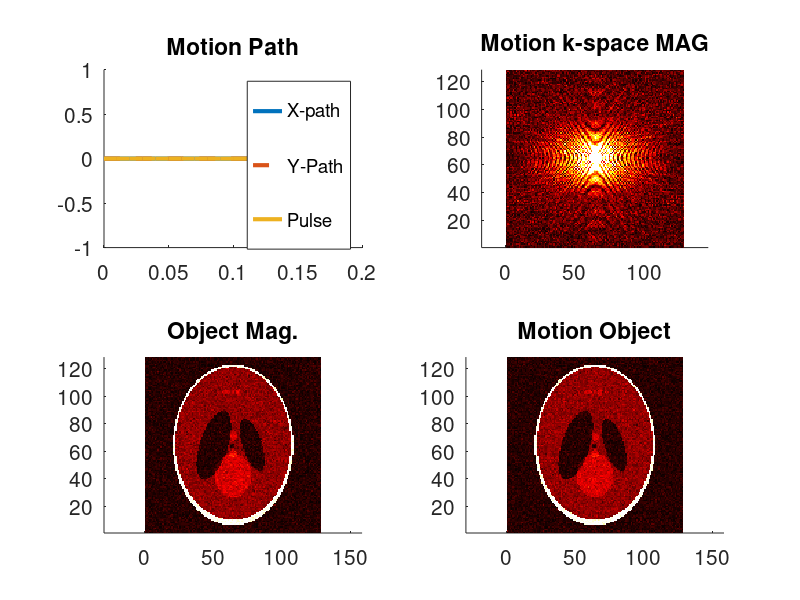

Reproduce this figure in MATLAB.
%% This script demonstrates the impact of steady and pulsatile motion on
%  both images and k-space.
%
% DBE@STANFORD.EDU (April 2020) for Rad229

%% Set-up some default parameters
N=128;               % Matrix is NxN (then padded later to accomodate motion)
dt=10e-3;            % Time step
N_step=16;           % Number of time steps
dur=dt*(N_step-1);   % Duration of motion
t=0:dt:dur;          % Time vector during motion

%% Pulsatile "vessel" signal frequency and amplitude
% Small vessel; non-pulsatile
f_p=0;     % Pulse frequency
A_p=0;     % Pulse amplitude
pix_p=1;   % Pixel "radius"

% Intermediate vessel; pulsatile
% f_p=4;   % Pulse frequency
% A_p=10;  % Pulse amplitude
% pix_p=3; % Pixel "radius"

%% Define the motion field
dy_max=round(0);     % No Y-displacement
% dy_max=round(6);     % Small y-displacement
% dy_max=round(48);    % Large y-displacement
yt=dy_max.*([0.00 0.00 0.00 0.00 0.33 0.33 0.33 0.33 0.67 0.67 0.67 0.67 1.00 1.00 1.00 1.00]);

% No X-displacement
dx_max=round(0);     % Max x-displacement
xt=dx_max.*([0.00 0.00 0.00 0.00 0.33 0.33 0.33 0.33 0.67 0.67 0.67 0.67 1.00 1.00 1.00 1.00]);

%% Generate the phantom and apply the motion
Obj = phantom('Modified Shepp-Logan',N);
P = padarray(zeros(N,N,N_step),[abs(dy_max) abs(dx_max)],0,'both');  % Pad for motion

for n=1:length(t)
  p_ind=(N/2-pix_p):(N/2+pix_p);
  pulse_amp(n)=A_p*(1+sin(2*pi*f_p*(n-1)/N_step));
  Obj(p_ind,p_ind)=pulse_amp(n);

  P(1+yt(n):N+yt(n),1+xt(n):N+xt(n),n)=Obj;
  P(:,:,n)=P(:,:,n)+(randn(size(P(:,:,n)))+i*randn(size(P(:,:,n))))/25; % Add some complex noise
end

%% Define k-space for each phase
kspc = complex(zeros(size(P)));
for n=1:length(t)
  kspc(:,:,n)=fftshift(fft2(P(:,:,n)));
end

%% Extract a few ky-lines from each time step during motion
VPS=size(P,1)/N_step;  % Views-per-segment (lines of k-space per time step)
for m=1:N_step
  ind0=1+(m-1)*VPS;  % Index to first ky-line
  ind1=m*VPS;        % Index to last ky-line
  kspc_motion(ind0:ind1,:)=kspc(ind0:ind1,:,m); % Copy lines from the mth phase
  size(kspc_motion)
end

Obj_blur=ifft2(fftshift(kspc_motion)); % Image of moving object

%% Generate figures...
set(groot,'defaultLineLineWidth',3,'defaultLineMarkerSize',25,'defaultAxesFontSize',15);
figure; hold on; colormap(hot);
subplot(2,2,1); hold on;
  plot(t,xt); plot(t,yt,'--'); plot(t,pulse_amp);
  title('Motion Path'); legend('X-path','Y-Path','Pulse');

subplot(2,2,2); hold on;
  imagesc(abs(kspc_motion)); caxis([0 max(abs(kspc_motion(:)))/25]);
  title('Motion k-space MAG'); axis equal tight;

subplot(2,2,3); hold on;
  imagesc(abs(P(:,:,1))); caxis([0 1]);
  title('Object Mag.'); axis equal tight;
  
subplot(2,2,4); hold on;
  imagesc(abs(Obj_blur)); caxis([0 1]);
  title('Motion Object'); axis equal tight;